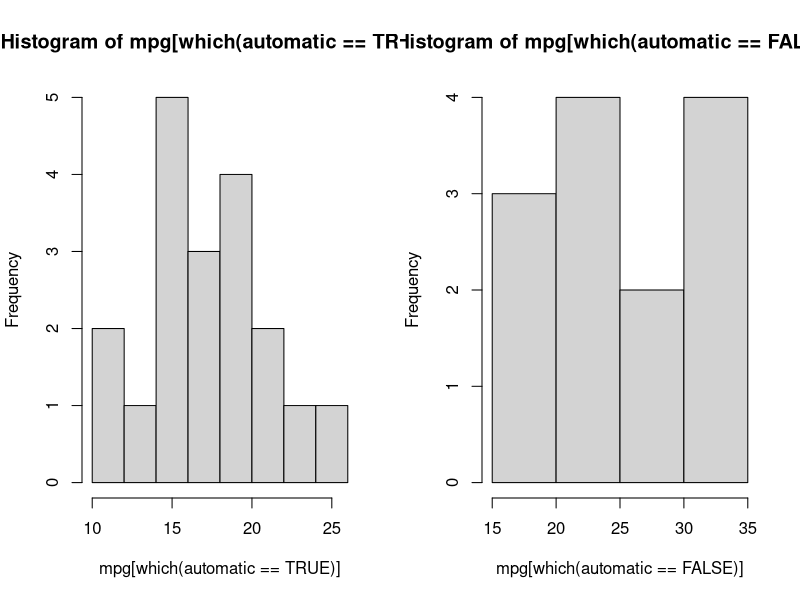
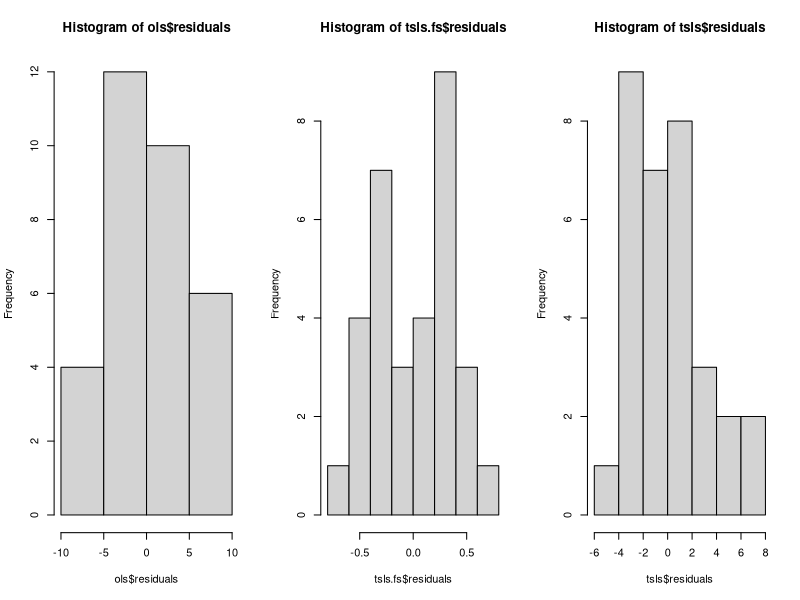

Write the R code that produced these figures, in order.
## ---- chunk 1
data( mtcars )
mtcars$automatic <- mtcars$am == 0
attach( mtcars )
## ---- chunk 2
ols <- lm( mpg ~ automatic, data=mtcars )
summary( ols )
## ---- chunk 3
tsls.fs <- lm(automatic ~ wt)
tsls <- lm(mpg ~ tsls.fs$fitted.values)
summary(tsls)
## ---- chunk 4
par( mfrow=c(1,2) )
hist( mpg[which(automatic == TRUE)] )
hist( mpg[which(automatic == FALSE)] )
## ---- chunk 5
par( mfrow=c(1,3) )
hist( ols$residuals )
hist(tsls.fs$residuals)
hist( tsls$residuals )
